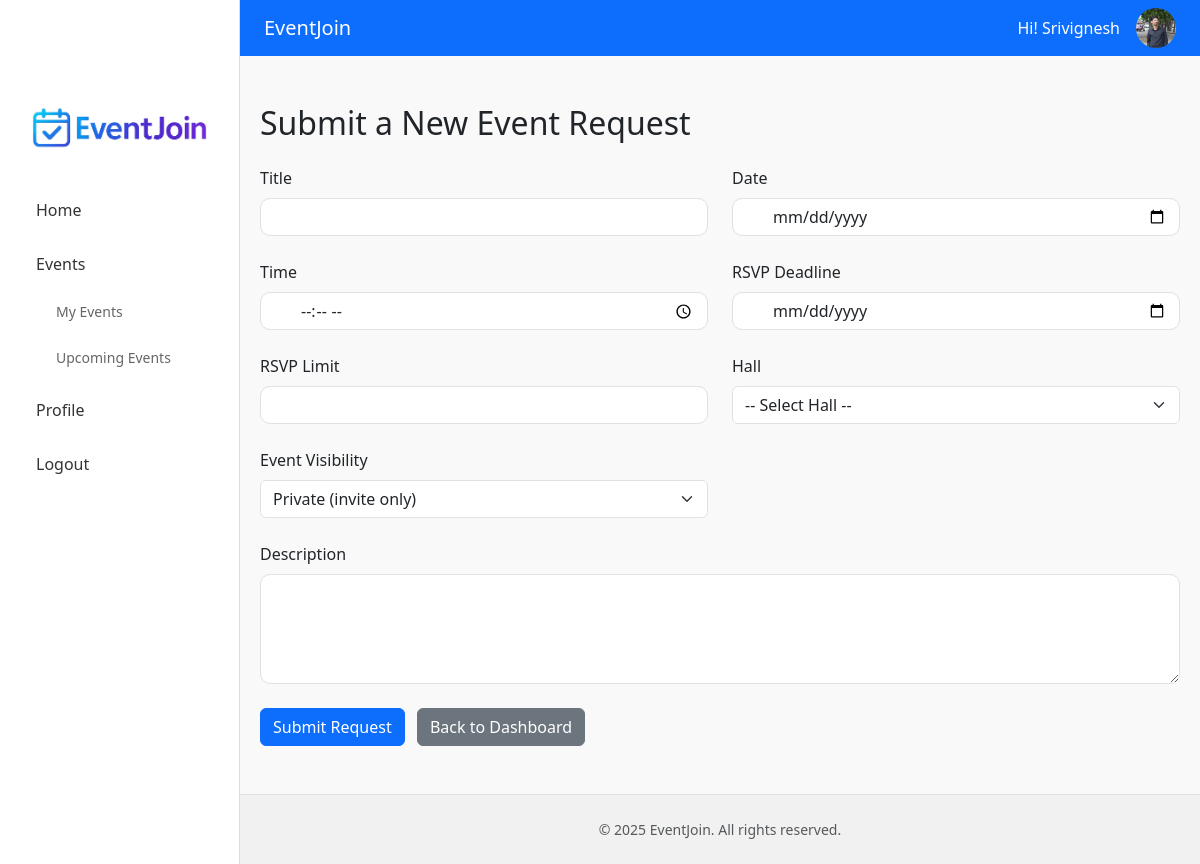
The app's page /requestor/submit_event.php (signed in) with its own data.
### tables this page shows
CREATE TABLE `users` (
  `id` int(11) NOT NULL,
  `first_name` varchar(100) DEFAULT NULL,
  `last_name` varchar(100) DEFAULT NULL,
  `name` varchar(100) NOT NULL,
  `email` varchar(100) NOT NULL,
  `phone` varchar(20) DEFAULT NULL,
  `address` text DEFAULT NULL,
  `city` varchar(100) DEFAULT NULL,
  `country` varchar(100) DEFAULT NULL,
  `bio` text DEFAULT NULL,
  `profile_pic` varchar(255) DEFAULT NULL,
  `password` varchar(255) NOT NULL,
  `role` enum('venue_manager','requestor','registered_user') NOT NULL
);

### requestor/submit_event.php (the view, shortened to what this page needs)
<?php
require_once '../config/conn.php';
include '../includes/header.php';
include '../includes/sidebar.php';
?>
<div class="main-content container py-5">
    <h2 class="mb-4">Submit a New Event Request</h2>
    <form method="POST" class="row g-4">
        <div class="col-md-6">
            <label class="form-label">Title</label>
            <input type="text" name="title" class="form-control" required>
        </div>
        <div class="col-md-6">
            <label class="form-label">Date</label>
            <input type="date" name="event_date" class="form-control" required>
        </div>
        <div class="col-md-6">
            <label class="form-label">Time</label>
            <input type="time" name="event_time" class="form-control" required>
        </div>
        <div class="col-md-6">
            <label class="form-label">RSVP Deadline</label>
            <input type="date" name="rsvp_deadline" class="form-control" required>
        </div>
        <div class="col-md-6">
            <label class="form-label">RSVP Limit</label>
            <input type="number" name="rsvp_limit" class="form-control" min="1" required>
        </div>
        <div class="col-md-6">
            <label class="form-label">Hall</label>
            <select name="hall_id" class="form-select" required>
                <option value="">-- Select Hall --</option>
            </select>
        </div>
        <div class="col-md-6">
            <label class="form-label">Event Visibility</label>
            <select name="is_public" class="form-select" required>
                <option value="0">Private (invite only)</option>
            </select>
        </div>
        <div class="col-12">
            <label class="form-label">Description</label>
            <textarea name="description" class="form-control" rows="4" required></textarea>
        </div>
        <div class="col-12">
            <button type="submit" class="btn btn-primary">Submit Request</button>
            <a href="../index.php" class="btn btn-secondary ms-2">Back to Dashboard</a>
        </div>
    </form>
</div>
<?php include '../includes/footer.php'; ?>

### includes/header.php (shortened to what this page needs)
<?php
require_once $_SERVER['DOCUMENT_ROOT'] . '/capstone/config/conn.php';
?>
<!DOCTYPE html>
<html lang="en">
<head>
    <link rel="stylesheet" href="https://cdn.jsdelivr.net/npm/bootstrap@5.3.3/dist/css/bootstrap.min.css">
    <link rel="stylesheet" href="/capstone/assets/css/style.css">
</head>
<body class="d-flex flex-column min-vh-100">
<nav class="navbar navbar-expand-lg navbar-dark bg-primary px-4">
    <a class="navbar-brand" href="index.php">EventJoin</a>
    <div class="ms-auto d-flex align-items-center gap-3">
        <?php if (isset($_SESSION['user_id'])): ?>
            <?php
                $stmt = $pdo->prepare("SELECT first_name, profile_pic FROM users WHERE id = ?");
                $stmt->execute([$_SESSION['user_id']]);
                $userData = $stmt->fetch();
                $profilePic = $userData['profile_pic'] ?? '';
                $profilePicPath = '/capstone/assets/images/profile_pic/' . $profilePic;
                $defaultPic = '/capstone/assets/images/avatar.png';
                $absolutePath = $_SERVER['DOCUMENT_ROOT'] . '/capstone/assets/images/profile_pic/' . $profilePic;
                $finalPic = (!empty($profilePic) && file_exists($absolutePath)) ? $profilePicPath : $defaultPic;
                $displayName = $userData['first_name'] ?? 'User';
            ?>
            <span class="text-white">Hi! <?= htmlspecialchars($displayName) ?></span>
            <img src="<?= htmlspecialchars($finalPic) ?>" alt="Avatar" class="rounded-circle" style="width: 40px; height: 40px;">
        <?php else: ?>
            <a href="/capstone/login.php" class="btn btn-light btn-sm">Login</a>
        <?php endif; ?>
    </div>
</nav>

### assets/css/style.css (style rules this page uses)
body { display: flex; flex-direction: column; min-height: 100vh; margin-left: 240px; }
.main-content { flex: 1; padding: 20px; background: #f9f9f9; }
.form-control { border-radius: 10px; padding-left: 40px; }

### records on screen
users: first_name "Srivignesh", profile_pic (picture)
